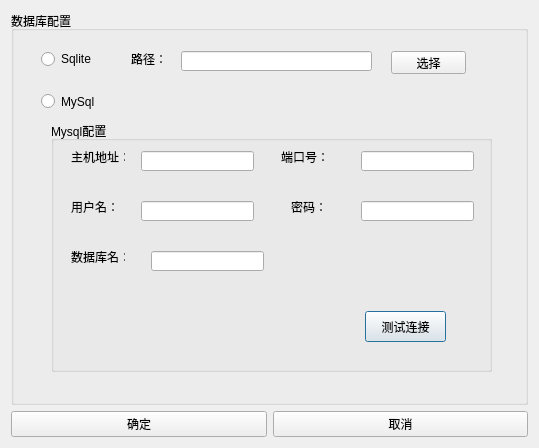
<?xml version="1.0" encoding="UTF-8"?>
<ui version="4.0">
 <class>DBCfgWgt</class>
 <widget class="QDialog" name="DBCfgWgt">
  <property name="geometry">
   <rect>
    <x>0</x>
    <y>0</y>
    <width>539</width>
    <height>448</height>
   </rect>
  </property>
  <property name="minimumSize">
   <size>
    <width>539</width>
    <height>448</height>
   </size>
  </property>
  <property name="maximumSize">
   <size>
    <width>539</width>
    <height>448</height>
   </size>
  </property>
  <property name="windowTitle">
   <string>Dialog</string>
  </property>
  <layout class="QGridLayout" name="gridLayout">
   <item row="0" column="0" colspan="2">
    <widget class="QGroupBox" name="groupBox">
     <property name="title">
      <string>数据库配置</string>
     </property>
     <widget class="QRadioButton" name="radioButton_Sqlite">
      <property name="geometry">
       <rect>
        <x>30</x>
        <y>40</y>
        <width>89</width>
        <height>16</height>
       </rect>
      </property>
      <property name="text">
       <string>Sqlite</string>
      </property>
     </widget>
     <widget class="QRadioButton" name="radioButton_Mysql">
      <property name="geometry">
       <rect>
        <x>30</x>
        <y>80</y>
        <width>89</width>
        <height>21</height>
       </rect>
      </property>
      <property name="text">
       <string>MySql</string>
      </property>
     </widget>
     <widget class="QGroupBox" name="groupBox_2">
      <property name="geometry">
       <rect>
        <x>40</x>
        <y>110</y>
        <width>441</width>
        <height>251</height>
       </rect>
      </property>
      <property name="title">
       <string>Mysql配置</string>
      </property>
      <widget class="QLabel" name="label_2">
       <property name="geometry">
        <rect>
         <x>20</x>
         <y>80</y>
         <width>54</width>
         <height>12</height>
        </rect>
       </property>
       <property name="text">
        <string>用户名：</string>
       </property>
      </widget>
      <widget class="QLineEdit" name="lineEdit_MysqlUserName">
       <property name="geometry">
        <rect>
         <x>90</x>
         <y>80</y>
         <width>113</width>
         <height>20</height>
        </rect>
       </property>
      </widget>
      <widget class="QLabel" name="label_3">
       <property name="geometry">
        <rect>
         <x>240</x>
         <y>80</y>
         <width>54</width>
         <height>12</height>
        </rect>
       </property>
       <property name="text">
        <string>密码：</string>
       </property>
      </widget>
      <widget class="QLineEdit" name="lineEdit_MySqlPwd">
       <property name="geometry">
        <rect>
         <x>310</x>
         <y>80</y>
         <width>113</width>
         <height>20</height>
        </rect>
       </property>
      </widget>
      <widget class="QLabel" name="label_4">
       <property name="geometry">
        <rect>
         <x>20</x>
         <y>130</y>
         <width>54</width>
         <height>12</height>
        </rect>
       </property>
       <property name="text">
        <string>数据库名：</string>
       </property>
      </widget>
      <widget class="QLineEdit" name="lineEdit_MySqlDbName">
       <property name="geometry">
        <rect>
         <x>100</x>
         <y>130</y>
         <width>113</width>
         <height>20</height>
        </rect>
       </property>
      </widget>
      <widget class="QLabel" name="label_5">
       <property name="geometry">
        <rect>
         <x>20</x>
         <y>30</y>
         <width>54</width>
         <height>12</height>
        </rect>
       </property>
       <property name="text">
        <string>主机地址：</string>
       </property>
      </widget>
      <widget class="QLineEdit" name="lineEdit_MySqlConName">
       <property name="geometry">
        <rect>
         <x>90</x>
         <y>30</y>
         <width>113</width>
         <height>20</height>
        </rect>
       </property>
      </widget>
      <widget class="QLabel" name="label_6">
       <property name="geometry">
        <rect>
         <x>230</x>
         <y>30</y>
         <width>54</width>
         <height>12</height>
        </rect>
       </property>
       <property name="text">
        <string>端口号：</string>
       </property>
      </widget>
      <widget class="QLineEdit" name="lineEdit_MySqlPort">
       <property name="geometry">
        <rect>
         <x>310</x>
         <y>30</y>
         <width>113</width>
         <height>20</height>
        </rect>
       </property>
      </widget>
      <widget class="QPushButton" name="btn_TestConnect">
       <property name="geometry">
        <rect>
         <x>314</x>
         <y>190</y>
         <width>81</width>
         <height>31</height>
        </rect>
       </property>
       <property name="text">
        <string>测试连接</string>
       </property>
      </widget>
     </widget>
     <widget class="QLineEdit" name="lineEdit_SqlitePath">
      <property name="geometry">
       <rect>
        <x>170</x>
        <y>40</y>
        <width>191</width>
        <height>20</height>
       </rect>
      </property>
     </widget>
     <widget class="QLabel" name="label">
      <property name="geometry">
       <rect>
        <x>120</x>
        <y>40</y>
        <width>41</width>
        <height>16</height>
       </rect>
      </property>
      <property name="text">
       <string>路径：</string>
      </property>
     </widget>
     <widget class="QPushButton" name="btn_SelectPath">
      <property name="geometry">
       <rect>
        <x>380</x>
        <y>40</y>
        <width>75</width>
        <height>23</height>
       </rect>
      </property>
      <property name="text">
       <string>选择</string>
      </property>
     </widget>
    </widget>
   </item>
   <item row="1" column="0">
    <widget class="QPushButton" name="btn_Ok">
     <property name="text">
      <string>确定</string>
     </property>
    </widget>
   </item>
   <item row="1" column="1">
    <widget class="QPushButton" name="btn_Cancel">
     <property name="text">
      <string>取消</string>
     </property>
    </widget>
   </item>
  </layout>
 </widget>
 <resources/>
 <connections/>
</ui>
